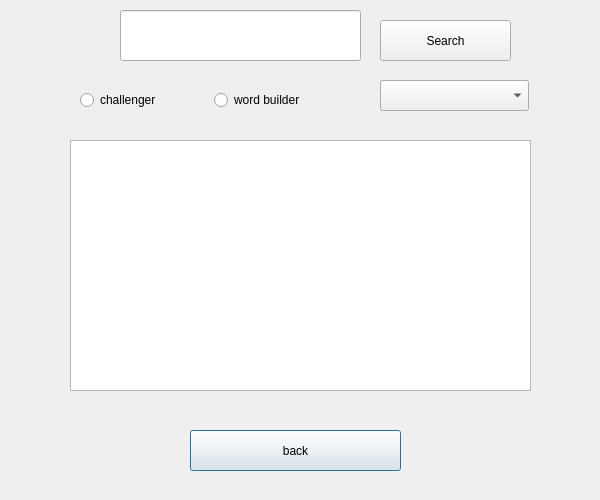
<?xml version="1.0" encoding="UTF-8"?>
<ui version="4.0">
 <class>SearchDialogUi</class>
 <widget class="QDialog" name="SearchDialogUi">
  <property name="geometry">
   <rect>
    <x>0</x>
    <y>0</y>
    <width>600</width>
    <height>500</height>
   </rect>
  </property>
  <property name="windowTitle">
   <string>Dialog</string>
  </property>
  <property name="styleSheet">
   <string notr="true">QPalette::Background, Qt::white</string>
  </property>
  <widget class="QWidget" name="layoutWidget">
   <property name="geometry">
    <rect>
     <x>80</x>
     <y>80</y>
     <width>261</width>
     <height>41</height>
    </rect>
   </property>
   <layout class="QHBoxLayout" name="horizontalLayout">
    <item>
     <widget class="QtMaterialRadioButton" name="challengerRadioButton">
      <property name="text">
       <string>challenger</string>
      </property>
     </widget>
    </item>
    <item>
     <widget class="QtMaterialRadioButton" name="wordRadioButton">
      <property name="text">
       <string>word builder</string>
      </property>
     </widget>
    </item>
   </layout>
  </widget>
  <widget class="QTableView" name="userTableView">
   <property name="geometry">
    <rect>
     <x>70</x>
     <y>140</y>
     <width>461</width>
     <height>251</height>
    </rect>
   </property>
   <property name="styleSheet">
    <string notr="true">border: none;background:white;
QTableCornerButton::section{border: none;background:white;}
QHeaderView{ border: none; background:white; }</string>
   </property>
  </widget>
  <widget class="QtMaterialTextField" name="searchLineEdit">
   <property name="geometry">
    <rect>
     <x>120</x>
     <y>10</y>
     <width>241</width>
     <height>51</height>
    </rect>
   </property>
  </widget>
  <widget class="QtMaterialRaisedButton" name="backPushButton">
   <property name="geometry">
    <rect>
     <x>190</x>
     <y>430</y>
     <width>211</width>
     <height>41</height>
    </rect>
   </property>
   <property name="text">
    <string>back</string>
   </property>
  </widget>
  <widget class="QtMaterialRaisedButton" name="searchPushButton">
   <property name="geometry">
    <rect>
     <x>380</x>
     <y>20</y>
     <width>131</width>
     <height>41</height>
    </rect>
   </property>
   <property name="text">
    <string>Search</string>
   </property>
  </widget>
  <widget class="QComboBox" name="wordFilterComboBox">
   <property name="geometry">
    <rect>
     <x>380</x>
     <y>80</y>
     <width>149</width>
     <height>31</height>
    </rect>
   </property>
  </widget>
  <widget class="QComboBox" name="challengerFilterComboBox">
   <property name="geometry">
    <rect>
     <x>380</x>
     <y>80</y>
     <width>149</width>
     <height>31</height>
    </rect>
   </property>
  </widget>
 </widget>
 <customwidgets>
  <customwidget>
   <class>QtMaterialRadioButton</class>
   <extends>QRadioButton</extends>
   <header location="global">qtmaterialradiobutton.h</header>
  </customwidget>
  <customwidget>
   <class>QtMaterialRaisedButton</class>
   <extends>QPushButton</extends>
   <header location="global">qtmaterialraisedbutton.h</header>
  </customwidget>
  <customwidget>
   <class>QtMaterialTextField</class>
   <extends>QLineEdit</extends>
   <header location="global">qtmaterialtextfield.h</header>
  </customwidget>
 </customwidgets>
 <resources/>
 <connections/>
</ui>
